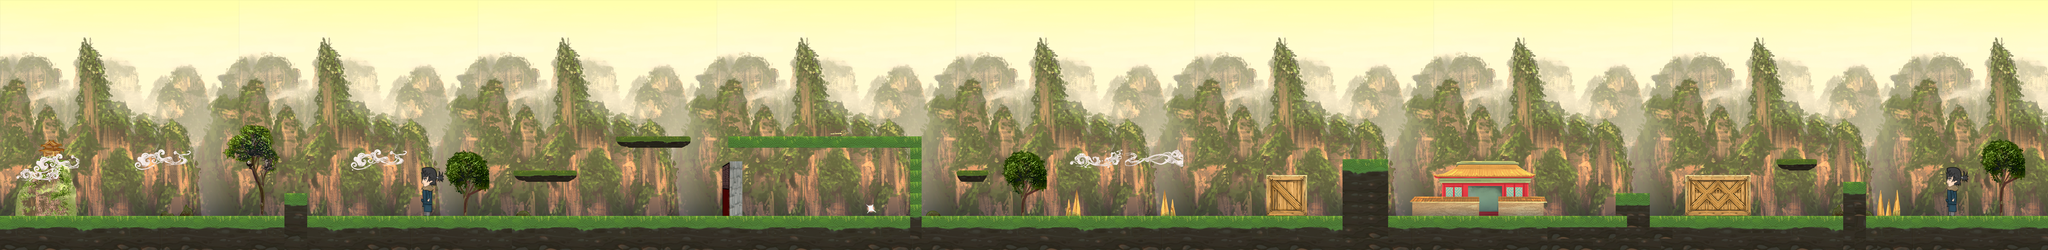

Tiled map render using the project's own tile images. Description and the map definition, with tile-layer contents summarised, below:
An orthogonal 180x22 tile map with 32x32 px tiles, 6 tile layers (Fond, arriere plan, piege / batiment, parcour, ...), 7 tilesets and 52 objects (14x Collision, 13x COL, 12x COLD, 4x COLB, 3x COLT, ...).

<map version="1.10" tiledversion="1.10.2" orientation="orthogonal" renderorder="right-down" width="180" height="22" tilewidth="32" tileheight="32" infinite="0" nextlayerid="9" nextobjectid="59">
 <tileset firstgid="1" source="SOL.tsx" />
 <tileset firstgid="881" source="Asset lvl 1 en plus.tsx" />
 <tileset firstgid="1343" source="pnj1.tsx" />
 <tileset firstgid="1353" source="LVL 1 Props taille.tsx" />
 <tileset firstgid="1837" name="Fond lvl1" tilewidth="32" tileheight="32" spacing="2" tilecount="441" columns="21">
  <image source="Fond lvl1.png" trans="ffffff" width="720" height="720" />
 </tileset>
 <tileset firstgid="2278" source="Asset lvl 2cle.tsx" />
 <tileset firstgid="2280" source="porte_sprite_open.tsx" />
 <layer id="2" name="Fond" width="180" height="22">
  <data>[3960 cells, 3780 non-empty, 441 distinct tile ids]</data>
 </layer>
 <layer id="3" name="arriere plan" width="180" height="22">
  <data>[3960 cells, 140 non-empty, 121 distinct tile ids]</data>
 </layer>
 <layer id="4" name="piege / batiment" width="180" height="22">
  <data>[3960 cells, 234 non-empty, 165 distinct tile ids]</data>
 </layer>
 <layer id="5" name="parcour" width="180" height="22">
  <data>[3960 cells, 682 non-empty, 108 distinct tile ids]</data>
 </layer>
 <layer id="7" name="Porte" width="180" height="22">
  <data>[3960 cells, 18 non-empty, 15 distinct tile ids]</data>
 </layer>
 <layer id="8" name="Sol" width="180" height="22">
  <data>[3960 cells, 166 non-empty, 4 distinct tile ids]</data>
 </layer>
 <objectgroup id="6" name="collision">
  <object id="1" name="Collision" x="2.08421" y="608.25" width="5760" height="96" />
  <object id="2" name="Collision" x="803.584" y="544.25" width="62.5" height="96" />
  <object id="3" name="Collision" x="1730.08" y="384.25" width="224" height="16.5969" />
  <object id="4" name="Collision" x="2022.58" y="416.25" width="78" height="192" />
  <object id="5" name="Collision" x="2048" y="384.25" width="546.083" height="32" />
  <object id="6" name="Collision" x="2562.08" y="416.25" width="32" height="192" />
  <object id="7" name="Collision" x="3564.33" y="492" width="113" height="115" />
  <object id="8" name="Collision" x="3778.08" y="448.25" width="128" height="160" />
  <object id="10" name="Collision" x="4544" y="544" width="98.0825" height="96.2502" />
  <object id="11" name="Collision" x="4738.08" y="492.583" width="189.917" height="115.667" />
  <object id="12" name="Collision" x="4994.08" y="448.25" width="128" height="32" />
  <object id="13" name="Collision" x="5186.08" y="512.25" width="64" height="96" />
  <object id="14" name="PNJ2" x="5474.08" y="480.25" width="62.1667" height="128" />
  <object id="15" name="COL" x="802.084" y="585.309" width="59.1932" height="25.85" />
  <object id="16" name="COLD" x="808.112" y="585.45" width="59.1932" height="25.85" />
  <object id="17" name="COLB" x="1730.08" y="399.788" width="224" height="18.3625" />
  <object id="18" name="COLGCLE" x="2007.92" y="433.764" width="59.1932" height="183.683" />
  <object id="19" name="COLD" x="2575.12" y="392.901" width="22.2841" height="222.395" />
  <object id="20" name="COL" x="2558.48" y="403.659" width="22.1932" height="212.683" />
  <object id="21" name="COLB" x="2048" y="401.583" width="525.458" height="17.3333" />
  <object id="22" name="COL" x="3774.61" y="454.867" width="22.1932" height="159.433" />
  <object id="23" name="COLD" x="3892.44" y="460.954" width="22.2841" height="152.577" />
  <object id="24" name="Collision" x="1444.1" y="480" width="192" height="15.6667" />
  <object id="25" name="COLB" x="1444.1" y="491.5" width="192" height="20.5" />
  <object id="28" name="COL" x="4536.44" y="565.708" width="12.056" height="123.411" />
  <object id="29" name="COLD" x="4634.89" y="561.458" width="12.1054" height="122.406" />
  <object id="30" name="COL" x="4733.12" y="503.882" width="12.056" height="113.528" />
  <object id="31" name="COLD" x="4919.94" y="502.385" width="12.1054" height="129.895" />
  <object id="32" name="COLB" x="4994.08" y="468.917" width="128" height="11.3333" />
  <object id="33" name="COL" x="5182.72" y="517.628" width="12.056" height="95.6264" />
  <object id="34" name="COLD" x="5242" y="518.703" width="12.1054" height="92.1341" />
  <object id="35" name="COL" x="5762.08" y="0.249833" width="38.6667" height="697.333" />
  <object id="36" name="COLD" x="-40.5826" y="8.24984" width="42.6667" height="696" />
  <object id="37" name="COLT" x="2999.42" y="544.25" width="42.6667" height="96" />
  <object id="38" name="COLT" x="3266.08" y="544.25" width="64" height="96" />
  <object id="39" name="COLT" x="5282.08" y="544.25" width="64" height="96" />
  <object id="40" name="Collision" x="2690.08" y="480.25" width="96" height="33.3333" />
  <object id="41" name="COL" x="3555.48" y="497.409" width="22.1932" height="118.058" />
  <object id="42" name="COLD" x="3663.98" y="497.471" width="22.1932" height="117.808" />
  <object id="43" name="COLArtefactMirror" x="2434.08" y="576.25" width="32" height="32" />
  <object id="44" name="switch map2 0" x="5698.08" y="64.2499" width="64" height="608" />
  <object id="45" name="COLCLE" x="2336" y="352.25" width="64.2525" height="32" />
  <object id="46" name="COL" x="1725.65" y="395.242" width="22.1932" height="12.3497" />
  <object id="47" name="COL" x="1440" y="489.825" width="22.1932" height="12.3497" />
  <object id="48" name="COLD" x="1940.27" y="388.386" width="22.2841" height="20.0617" />
  <object id="49" name="COLD" x="1617.45" y="487.719" width="22.2841" height="20.0617" />
  <object id="50" name="COL" x="2044.48" y="398.325" width="22.1932" height="36.8497" />
  <object id="51" name="COL" x="2684.98" y="491.075" width="22.1932" height="12.3497" />
  <object id="52" name="COLD" x="2771.94" y="494.553" width="22.2841" height="10.895" />
  <object id="53" name="PNJ1" x="1186.08" y="480.25" width="62.1667" height="128" />
  <object id="56" name="COLD" x="5115.95" y="460.719" width="12.1054" height="8.56167" />
  <object id="57" name="COL" x="4989.64" y="461.236" width="12.056" height="11.528" />
 </objectgroup>
</map>